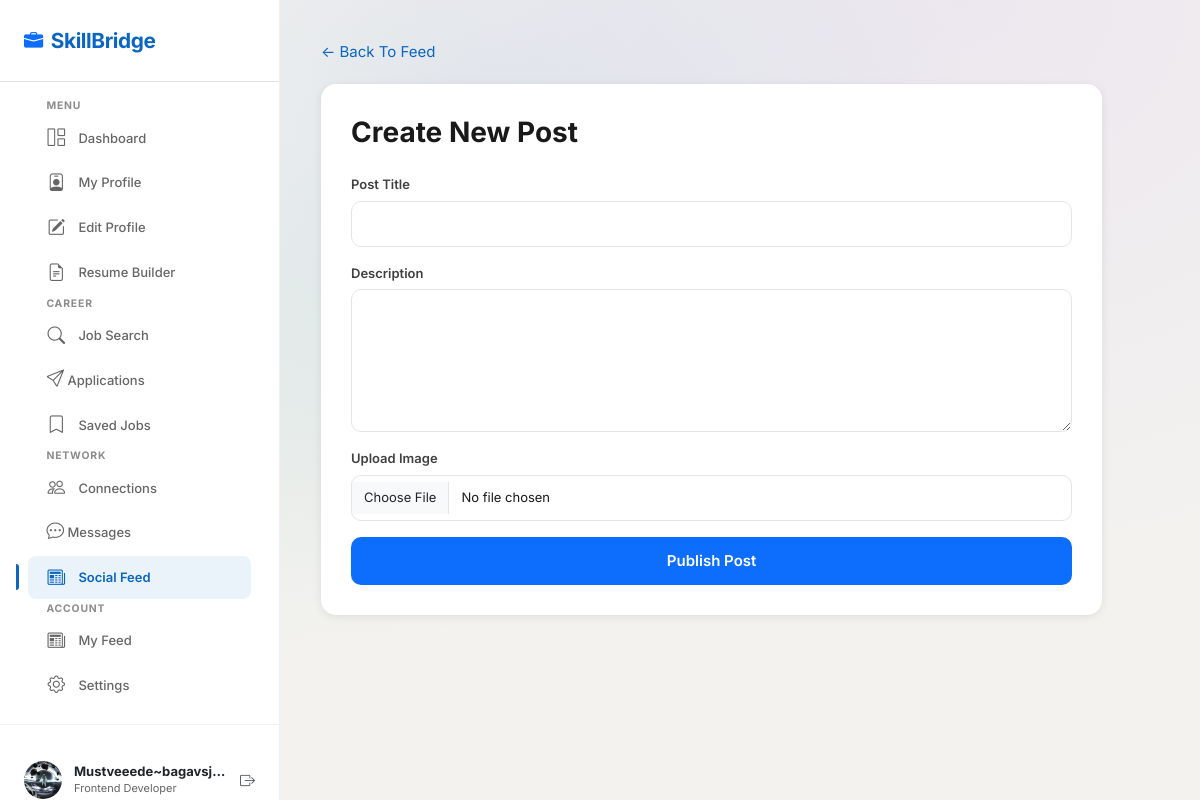
Page /jobseeker/add_post/ (signed in) on the committed database.
### account/models.py (models this page shows, shortened)
class jobseeker(models.Model):
    user_fk=models.ForeignKey(user,on_delete=models.CASCADE)
    f_name=models.CharField(max_length=30)
    l_name=models.CharField(max_length=30)
    number=models.PositiveIntegerField()
    skills=models.CharField(max_length=50)
    p_h=models.TextField(null=True,blank=True)
    location=models.CharField(max_length=40,null=True,blank=True)
    web=models.CharField(max_length=30,null=True,blank=True)
    profile_pic=models.FileField(upload_to="jobseeker/",default="default_pic.png")
    about_summary=models.TextField(null=True,blank=True)
    Institute=models.TextField(null=True,blank=True)
    degree=models.CharField(max_length=30,null=True,blank=True)
    s_year=models.PositiveIntegerField(null=True,blank=True)
    e_year=models.PositiveIntegerField(null=True,blank=True)
    percentage=models.FloatField(max_length=2,null=True,blank=True)

### account/views.py (the view)
    def wrapper(request,*args,**kwargs):
        if "email" in request.session:
            uid=user.objects.get(email = request.session['email'])
            if uid.role=="jobseeker":
                jid=jobseeker.objects.get(user_fk = uid)
                request.uid=uid
                request.jid=jid
                return myfun(request,*args,**kwargs)
            else:
                cid=company.objects.get(com_fk=uid)
                request.uid=uid
                request.cid=cid
                return myfun(request,*args,**kwargs)
                return redirect("account:login")
        else:
            return redirect("account:login")

### account/views.py (called while the page is built)
def loginvalidate(myfun):
    def wrapper(request,*args,**kwargs):
        if "email" in request.session:
            uid=user.objects.get(email = request.session['email'])
            if uid.role=="jobseeker":
                jid=jobseeker.objects.get(user_fk = uid)
                request.uid=uid
                request.jid=jid
                return myfun(request,*args,**kwargs)
            else:
                cid=company.objects.get(com_fk=uid)
                request.uid=uid
                request.cid=cid
                return myfun(request,*args,**kwargs)
                return redirect("account:login")
        else:
            return redirect("account:login")
    return wrapper

### jobseeker/views.py (called while the page is built, shortened)
@loginvalidate
def add_post(request):
    con={
        'jid':request.jid,
        'uid':request.uid,
        'name':'all_feed', # ye condition ke liye hai user jaha click karega action vhi dikhega
        }
    return render(request,'jobseeker/add_post.html',con)

### jobseeker/templates/jobseeker/add_post.html (shortened to what this page needs)
{% extends 'jobseeker/dashboard.html' %}
{% block maincontent %}
<div class="container">
    <div class="post-wrapper">
        <a href="{% url 'jobseeker:all_feed' %}" class="back-btn">
            ← Back To Feed
        </a>
        <div class="post-card">
            <h3 class="mb-4">
                Create New Post
            </h3>
            <form method="post" action="{% url 'jobseeker:add_post' %}" enctype="multipart/form-data">
                <div class="mb-3">
                    <label class="form-label">
                        Post Title
                    </label>
                    <input type="text" class="form-control" name="tital">
                </div>
                <div class="mb-3">
                    <label class="form-label">
                        Description
                    </label>
                    <textarea rows="6" class="form-control" name="description"></textarea>
                </div>
                <div class="mb-3">
                    <label class="form-label">
                        Upload Image
                    </label>
                    <input type="file" class="form-control" name="image">
                </div>
                <input type="submit" class="btn-post" value="Publish Post">
            </form>
        </div>
    </div>
</div>
{% endblock %}

### jobseeker/templates/jobseeker/dashboard.html (shortened to what this page needs)
{% load static %}
<html lang="en">
<head>
    <link href="https://cdn.jsdelivr.net/npm/bootstrap@5.3.2/dist/css/bootstrap.min.css"
          rel="stylesheet">
    <link rel="stylesheet"
          href="https://cdn.jsdelivr.net/npm/bootstrap-icons@1.11.1/font/bootstrap-icons.css">
    <link rel="stylesheet"
          href="{% static 'jobseeker/css/style.css' %}">
    <link rel="stylesheet"
          href="{% static 'jobseeker/css/components.css' %}">
    <link rel="stylesheet"
          href="{% static 'jobseeker/css/dashboard.css' %}">
</head>
<body class="bg-mesh">
    <div class="sidebar" id="sidebar">
        <div class="p-4 d-flex align-items-center justify-content-between border-bottom">
            <a class="sidebar-brand text-decoration-none fw-bold"
               href="{% url 'account:home' %}">
                <i class="bi bi-briefcase-fill text-primary"></i>
                SkillBridge
            </a>
        </div>
        <div class="p-3 flex-grow-1">
            <small class="sidebar-section-title">
                Menu
            </small>
            <a href="{% url 'jobseeker:dashboard' %}"
               class="nav-link-sidebar {% if name == 'dashboard' %}active{% endif %}">
                <i class="bi bi-grid-1x2"></i>
                Dashboard
            </a>
            <a href="{% url 'jobseeker:profile' %}"
               class="nav-link-sidebar {% if name == 'profile' %}active{% endif %}">
                <i class="bi bi-person-badge"></i>
                My Profile
            </a>
            <a href="{% url 'jobseeker:edit_profile' %}"
               class="nav-link-sidebar {% if name == 'edit_profile' %}active{% endif %}">
                <i class="bi bi-pencil-square"></i>
                Edit Profile
            </a>
            <a href="{% url 'jobseeker:resume_build' %}"
               class="nav-link-sidebar {% if name == 'resume_build' %}active{% endif %}">
                <i class="bi bi-file-earmark-text"></i>
                Resume Builder
            </a>
            <small class="sidebar-section-title">
                Career
            </small>
            <a href="{% url 'jobseeker:search' %}"
               class="nav-link-sidebar {% if name == 'job_search' %}active{% endif %}">
                <i class="bi bi-search"></i>
                Job Search
            </a>
            <a href="{% url 'jobseeker:applayed_jobs' %}"
               class="nav-link-sidebar d-flex justify-content-between align-items-center {% if name == 'apply' %}active{% endif %}">
                <span>
                    <i class="bi bi-send"></i>
                    Applications
                </span>
            </a>
            <a href="{% url 'jobseeker:saved_job' %}"
               class="nav-link-sidebar {% if name == 'saved_job' %}active{% endif %}">
                <i class="bi bi-bookmark"></i>
                Saved Jobs
            </a>
            <small class="sidebar-section-title">
                Network
            </small>
            <a href="{% url 'jobseeker:conection' %}"
               class="nav-link-sidebar {% if name == 'conection' %}active{% endif %}">
                <i class="bi bi-people"></i>
                Connections
            </a>
            <a href="{% url 'jobseeker:messages' %}"
               class="nav-link-sidebar {% if name == 'messages' %}active{% endif %} d-flex justify-content-between align-items-center">
                <span>
                    <i class="bi bi-chat-dots"></i>
                    Messages
                </span>
            </a>
            <a href="{% url 'jobseeker:all_feed' %}"
               class="nav-link-sidebar {% if name == 'all_feed' %}active{% endif %}">
                <i class="bi bi-newspaper"></i>
                Social Feed
            </a>
            <small class="sidebar-section-title">
                Account
            </small>
            <a href="{% url 'jobseeker:my_post' %}"
               class="nav-link-sidebar {% if name == 'my_post' %}active{% endif %}">
                <i class="bi bi-newspaper"></i>
                My Feed
            </a>
            <a href="{% url 'jobseeker:setting' %}"
               class="nav-link-sidebar {% if name == 'setting' %}active{% endif %}">
                <i class="bi bi-gear"></i>
                Settings
            </a>
        </div>
        <div class="sidebar-footer">
            <div class="sidebar-user">
                {% if jid.profile_pic %}
                    <img src="{{ jid.profile_pic.url }}"
                         alt="User">
                {% endif %}
                <div class="flex-grow-1 overflow-hidden">
                    <h6 class="user-name mb-0 text-dark text-truncate">
                        {% if jid %}
                            {{ jid.f_name|default:"" }}~{{ jid.l_name|default:"" }}
                        {% endif %}
                    </h6>
                    <span class="user-role d-block text-truncate">
                        Frontend Developer
                    </span>
                </div>
                <a href="{% url 'account:logout' %}"
                   class="text-muted">
                    <i class="bi bi-box-arrow-right"></i>
                </a>
            </div>
        </div>
    </div>
{% block maincontent %}{% endblock %}
</body>
</html>

### jobseeker/static/jobseeker/css/style.css (style rules this page uses)
:root { --primary: #0A66C2; --primary-dark: #004182; --primary-light: #70B5F9; --primary-gradient: linear-gradient(135deg, #0A66C2 0%, #004182 100%); --primary-glow: 0 0 20px rgba(10, 102, 194, 0.3); --accent: #7C3AED; --accent-light: #A78BFA; --accent-gradient: linear-gradient(135deg, #7C3AED 0%, #5B21B6 100%); --success: #059669; --success-light: #D1FAE5; --warning: #D97706; --warning-light: #FEF3C7; --danger: #DC2626; --danger-light: #FEE2E2; --info: #0891B2; --info-light: #CFFAFE; --text-primary: #191919; --text-secondary: #404040; --text-muted: #666666; --text-light: #8C8C8C; --border-color: #E5E5E5; --border-light: #F0F0F0; --divider: #EBEBEB; --bg-main: #F3F2EF; --bg-card: #FFFFFF; --bg-hover: #F8F9FA; --bg-active: rgba(10, 102, 194, 0.08); --bg-elevated: #FFFFFF; --glass-bg: rgba(255, 255, 255, 0.72); --glass-bg-strong: rgba(255, 255, 255, 0.88); --glass-border: rgba(255, 255, 255, 0.3); --glass-blur: blur(20px); --glass-blur-strong: blur(40px); --shadow-xs: 0 1px 2px rgba(0, 0, 0, 0.04); --shadow-sm: 0 1px 3px rgba(0, 0, 0, 0.06), 0 1px 2px rgba(0, 0, 0, 0.04); --shadow-md: 0 4px 6px rgba(0, 0, 0, 0.05), 0 2px 4px rgba(0, 0, 0, 0.04); --shadow-lg: 0 10px 25px rgba(0, 0, 0, 0.08), 0 4px 10px rgba(0, 0, 0, 0.04); --shadow-xl: 0 20px 50px rgba(0, 0, 0, 0.12); --shadow-glow: 0 0 30px rgba(10, 102, 194, 0.15); --shadow-card-hover: 0 8px 30px rgba(0, 0, 0, 0.1); --radius-xs: 4px; --radius-sm: 6px; --radius-md: 8px; --radius-lg: 12px; --radius-xl: 16px; --radius-2xl: 20px; --radius-full: 9999px; --space-xs: 0.25rem; --space-sm: 0.5rem; --space-md: 1rem; --space-lg: 1.5rem; --space-xl: 2rem; --space-2xl: 3rem; --space-3xl: 4rem; --font-family: 'Inter', -apple-system, BlinkMacSystemFont, 'Segoe UI', Roboto, sans-serif; --font-mono: 'JetBrains Mono', 'Fira Code', monospace; --fs-xs: 0.6875rem; --fs-sm: 0.8125rem; --fs-base: 0.9375rem; --fs-md: 1rem; --fs-lg: 1.125rem; --fs-xl: 1.25rem; --fs-2xl: 1.5rem; --fs-3xl: 1.875rem; --fs-4xl: 2.25rem; --fs-5xl: 3rem; --fs-display: 3.5rem; --transition-fast: all 0.15s ease; --transition-base: all 0.25s ease; --transition-slow: all 0.4s ease; --transition-spring: all 0.5s cubic-bezier(0.34, 1.56, 0.64, 1); --z-base: 1; --z-dropdown: 100; --z-sticky: 200; --z-sidebar: 500; --z-modal-backdrop: 900; --z-modal: 1000; --z-toast: 1100; --z-tooltip: 1200; --sidebar-width: 280px; --sidebar-collapsed: 72px; --topbar-height: 64px; }
*, *::before, *::after { box-sizing: border-box; margin: 0; padding: 0; }
html { scroll-behavior: smooth; -webkit-font-smoothing: antialiased; -moz-osx-font-smoothing: grayscale; }
body { font-family: var(--font-family); font-size: var(--fs-base); color: var(--text-primary); background-color: var(--bg-main); line-height: 1.6; overflow-x: hidden; padding-top: var(--topbar-height); }
a { color: var(--primary); text-decoration: none; transition: var(--transition-fast); }
img { max-width: 100%; height: auto; }
h1, h2, h3, h4, h5, h6 { font-weight: 700; line-height: 1.3; color: var(--text-primary); }
.bg-mesh { background-color: var(--bg-main); background-image: radial-gradient(at 40% 20%, rgba(10, 102, 194, 0.08) 0px, transparent 50%), radial-gradient(at 80% 0%, rgba(124, 58, 237, 0.06) 0px, transparent 50%), radial-gradient(at 0% 50%, rgba(5, 150, 105, 0.05) 0px, transparent 50%); }
.form-control, .form-select { border: 1.5px solid var(--border-color); border-radius: var(--radius-md); padding: 0.625rem 0.875rem; font-size: var(--fs-sm); color: var(--text-primary); transition: var(--transition-fast); background-color: var(--bg-card); }
.form-control::placeholder { color: var(--text-light); }
.form-label { font-weight: 600; font-size: var(--fs-sm); color: var(--text-secondary); margin-bottom: 0.375rem; }

### jobseeker/templates/jobseeker/add_post.html (style rules this page uses)
body { background:#f4f7fb; margin: 0; padding: 0; }
.post-wrapper { width:70%; margin-left:25%; margin-top:40px; }
.post-card { background:white; padding:30px; border-radius:15px; box-shadow:0 2px 10px rgba(0,0,0,.08); }
.form-control, .form-select { border-radius:10px; padding:12px; }
.btn-post { background:#0d6efd; color:white; width:100%; padding:12px; border:none; border-radius:10px; font-weight:600; }
.back-btn { text-decoration:none; display:inline-block; margin-bottom:20px; }

### rows in the picture
jobseeker: profile_pic (picture), f_name "Mustveeede", l_name "bagavsj…"
